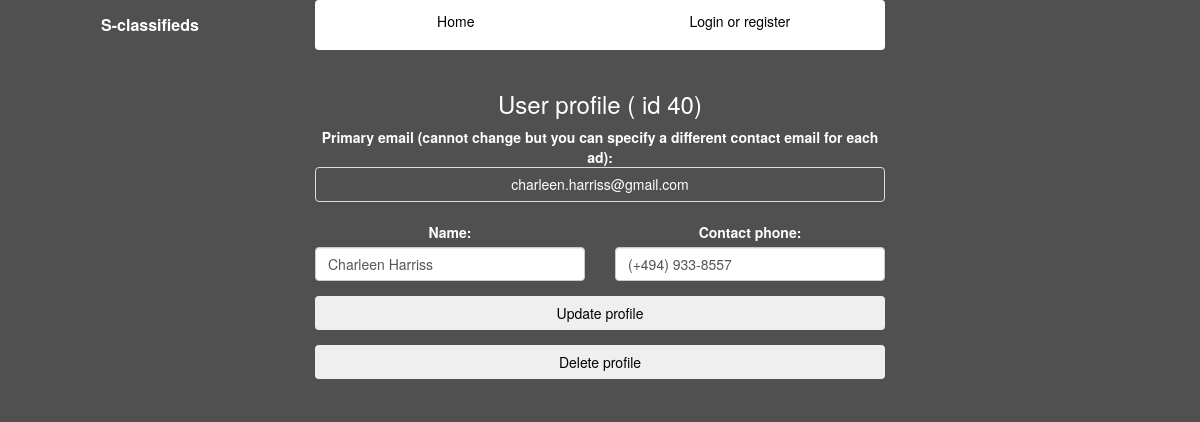
The page /user_profile (signed in) on the database its author committed.
### create_database.py (models this page shows, shortened)
class User(Base):
    __tablename__ = 'user'
    id = Column(Integer, primary_key=True)
    name = Column(String(250), nullable=False)
    email = Column(String(250))
    phone = Column(String(50))
    password = Column(String)
    authenticated = Column(Boolean, default=False)
    ads = relationship("Ad", back_populates="user", cascade="delete")
    def get_id(self):
        return str(self.id)
    def is_authenticated(self):
        return self.authenticated

### main.py (the view, shortened to what this page needs)
@app.route("/user_profile", methods=["GET", "POST"])
@flask_login.login_required
def user_profile():
    user = flask_login.current_user
    apply_new_profile_settings_class = "style='display: none';"
    update_user_info_form = UpdateUserInfoForm(obj=user)
    apply_new_profile_settings_to_user_ads_form = FlaskForm()
    return render_template("user_profile.html",
                           user=user,
                           update_user_info_form=update_user_info_form,
                           apply_new_profile_settings_to_user_ads_form=apply_new_profile_settings_to_user_ads_form,
                           page_info=get_page_info(),
                           apply_new_profile_settings_class=apply_new_profile_settings_class)

### forms.py
class UpdateUserInfoForm(FlaskForm):
    phone = StringField("Contact phone:")
    name = StringField("Name:")

### database.py (called while the page is built)
def get_user_by_unicode_id(user_id):
    user = session.query(create_database.User).filter(create_database.User.id == int(user_id)).first()
    return user

### lib.py (called while the page is built)
def debug_print(item_to_print, printing_on=options.DEBUG_PRINT_ON):
    if printing_on:
        print item_to_print

### main.py (called while the page is built)
@login_manager.user_loader
def user_loader(user_id):
    return database.get_user_by_unicode_id(user_id)

def get_page_info():
    page_info = dict()
    page_info["user_logged_in"] = False
    page_info["left_text"] = "S-classifieds"
    page_info["right_text"] = ""
    lib.debug_print("get_page_info")
    lib.debug_print(flask_login.current_user.get_id())
    if flask_login.current_user.get_id():
        if flask_login.current_user.is_authenticated():
            page_info["user_logged_in"] = True
            page_info["right_text"] = "Logged in as " + flask_login.current_user.email
    return page_info

### templates/user_profile.html (shortened to what this page needs)
<!doctype html>
<html>
<head>
    <link rel="stylesheet" type="text/css" href="../static/css/bootstrap.min.css">
    <link rel="stylesheet" type="text/css" href="../static/css/style.css">
</head>
<body>
 <div class="container-fluid">
 {% include 'nav_bar_row.html' %}
 <div class="row white-text">
	 	<div class="col-md-3"></div>
		 <div class="col-md-6">
			 <div class="text-center">
			     <h3> User profile ( id {{ user.id }})</h3>
			</div>
			 <form action = "{{ url_for('user_profile') }}" method="post">
			 <div class = row>
		         <div class ="col-md-12">
					 <div class="title-info1">Primary email (cannot change but you can specify a different contact email for each ad):</div>
			                        <div class="panel panel-default panel-text1">
			                            {{ user.email }}
			                        </div>
				 </div>
			 </div>
			<div class = "row">
		        <div class = "col-md-6">
		            <div class="form-group">
		                <div class="title-info4">{{ update_user_info_form.name.label }}</div>
		                 {{ update_user_info_form.name(class_="form-control") }}
		            </div>
		        </div>
		        <div class = "col-md-6">
		            <div class="form-group">
		                <div class="title-info4">{{ update_user_info_form.phone.label }}</div>
		                 {{ update_user_info_form.phone(class_="form-control") }}
		            </div>
		        </div>
	        </div>
	        <button type="submit" class="btn btn-block black-text">Update profile</button>
	     	</form>
		</div>
		<div class="col-md-3"></div>
	</div>
	<div class="row white-text">
		<div class="col-md-3"></div>
		<div class="col-md-6" style="margin-top: 15px;">
			<div class="form-group">
				<form action="{{ url_for('delete_user_profile') }}" method="get">
		    		<input type="submit" class="btn btn-block black-text" value="Delete profile">
				</form>
			</div>
		</div>
		<div class="col-md-3"></div>
	</div>
</div>
</body>
</html>

### static/css/style.css (style rules this page uses)
body { background-color: #505050; }
.text-center { text-align: center; }
.title-info1 { text-align: center; font-weight: bold; }
.title-info4 { text-align: center; font-weight: bold; min-width: 150px; }
.panel-text1 { min-height: 33px; text-align: center; line-height: 33px; color: white; background-color: #505050;; }
.white-text { background-color: #505050; color: white; }
.black-text { color: black; }

### rows shown on the page
User: id "40", email "charleen.harriss@gmail.com", name "Charleen Harriss", phone "(+494) 933-8557"

### other values the page prints
{{ page_info["left_text"]|safe }} "S-classifieds"
{{ update_user_info_form.name.label }} "Name:"
{{ update_user_info_form.phone.label }} "Contact phone:"
